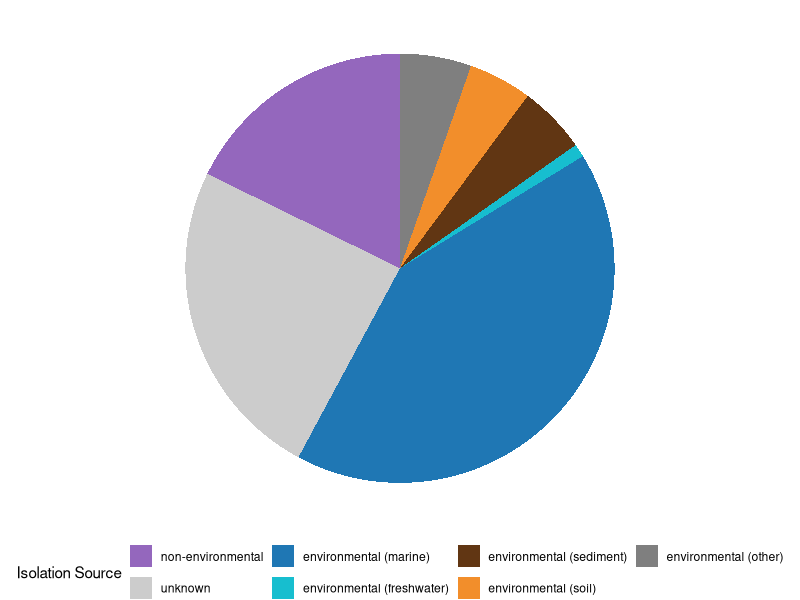
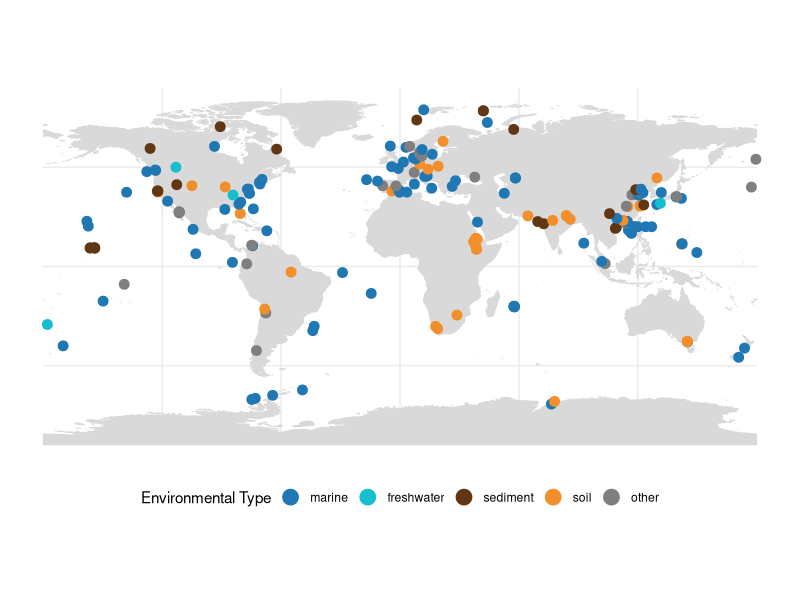
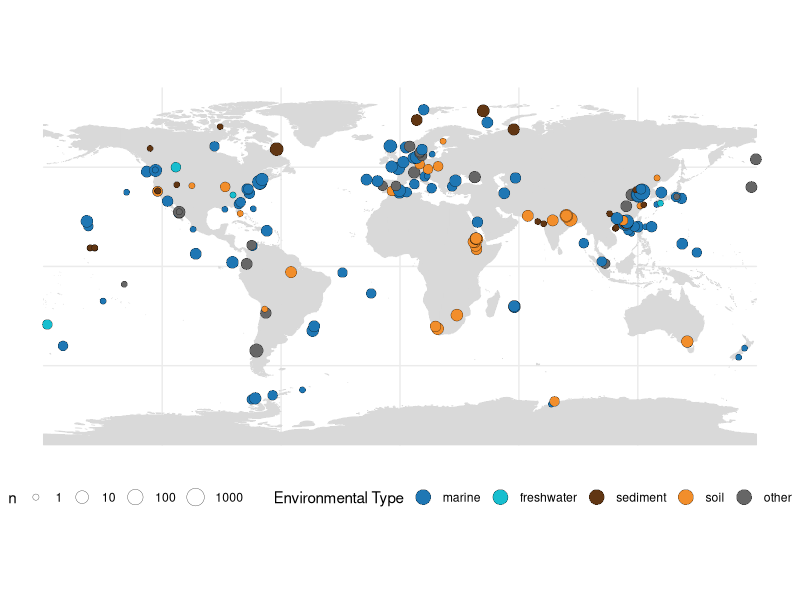

These figures' R source, in order:
# This script makes a map of the lat long coordinates of the NCBI metadata with the most common environmental source for each lat long point



###To do:
# add in isolates from Gradients 4, Puget Sound




# Load required libraries ----
library(here)
library(tidyverse)
library(rnaturalearthdata)
library(rnaturalearth)
library(ggplot2)

# Define a function to return the mode value from a vector of values ------
get_mode <- function(x) {
    ux <- unique(x)
    ux[which.max(tabulate(match(x, ux)))]
}

# Load the metadata file -----
dat <- read_csv(here("data", "intermediate", "ncbi_metadata_clean.csv"),
                     show_col_types = FALSE) %>%
    rename(assembly = assembly_accession)

## Source genomes of interest (directly from the homarine operon search results) -------
#TODO: Update this with new results from Oscar
genomes_oi <- read_delim(
    here(
        "data", 
        "intermediate", 
        "ncbi_genome_counts", 
        "ncbi_complete_homarine_operons_loci_with_taxonomy.txt"
        ), 
    delim = "\t",
    show_col_types = FALSE
) %>%
    select(Assembly) %>%
    distinct()

# Summarize data by isolation_source_mapped and environmental_source_mapped and make a pie plot
dat_pie <- dat %>%
    filter(assembly %in% genomes_oi$Assembly) %>%
    mutate(pie_section = 
               case_when(
            isolation_source_mapped == "non-environmental" ~ "non-environmental",
            isolation_source_mapped == "unknown" ~ "unknown",
            environmental_source_mapped == "marine" ~ "environmental (marine)",
            environmental_source_mapped == "freshwater" ~ "environmental (freshwater)",
            environmental_source_mapped == "sediment" ~ "environmental (sediment)",
            environmental_source_mapped == "soil" ~ "environmental (soil)",
            environmental_source_mapped == "other" ~ "environmental (other)"
            )
    ) %>%
    mutate(pie_section = 
               factor(pie_section, 
                      levels = c("non-environmental", "unknown", 
                                 "environmental (marine)", "environmental (freshwater)", "environmental (sediment)",
                                 "environmental (soil)", "environmental (other)")) )%>%
    group_by(pie_section) %>%
    summarise(n = n()) %>%
    ungroup() 

# Make pie plot
dat_pie %>%
    ggplot(aes(x = "", y = n, fill = pie_section)) +
    geom_bar(width = 1, stat = "identity") +
    coord_polar("y", start = 0) +
    theme_void() +
    theme(legend.position = "bottom") +
    scale_fill_manual(values = c("#9467BD", "grey80", "#1F77B4", "#17BECF", "#613613", "#F28E2B", "grey50")) +
    labs(fill = "Isolation Source") 


# Summarize by unique lat and lon, grabbing the most common environmental source for each
dat_plot2 <- dat %>%
    filter(assembly %in% genomes_oi$Assembly) %>%
    filter(isolation_source_mapped == "environmental") %>% # Only keep environmental sources
    # round lat and lon to 3 decimal places for plotting
    mutate(lat = round(lat, 3), lon = round(lon, 3)) %>%
    group_by(lat, lon) %>%
    summarise(
        n = n(),
        # TODO Change this to mode of environmental source or prepare for pie graphs
        environmental_source_mapped = get_mode(environmental_source_mapped)
    ) %>%
    ungroup() %>%
    # Make environmental_source_mapped factor
    mutate(environmental_source_mapped = factor(
        environmental_source_mapped,
        levels = 
            c(
            "marine", "freshwater", "sediment", "soil", "other"
        )))

# Plot the lat long on a map!
world <- ne_countries(scale = "medium", returnclass = "sf")

ncbi_map <- ggplot(data = world) +
    geom_sf(fill = "grey85", color = "grey85") +
    coord_sf() + 
    geom_point(
        data = dat_plot2, aes(x = lon, y = lat, color = environmental_source_mapped), size = 3
    ) +
    labs(
        color = "Environmental Type", # Add legend label
        x = "Longitude",
        y = "Latitude"
    ) +
    guides(color = guide_legend(override.aes = list(size = 5)))+
    scale_color_manual(values = c("#1F77B4", "#17BECF", "#613613", "#F28E2B", "grey50")) +
    theme_bw() +
    theme(
        panel.border = element_blank(),
        legend.position = "bottom",
        axis.title = element_blank(),
        axis.text = element_text(size = 7)
    )
ncbi_map



####Scale point size by n
ncbi_map_2 <- ggplot(data = world) +
    geom_sf(fill = "grey85", color = "grey85") +
    coord_sf() + 
    geom_point(
        data = dat_plot2, 
        aes(x = lon, y = lat, fill = environmental_source_mapped, size = n), shape = 21, stroke = 0.15) +
    labs(
        fill = "Environmental Type", # Add legend label
        x = "Longitude",
        y = "Latitude"
    ) +
    guides(fill = guide_legend(override.aes = list(size = 5)))+
    scale_fill_manual(values = c("#1F77B4", "#17BECF", "#613613", "#F28E2B", "grey40")) +
    scale_size_continuous(transform = "log10", range = c(2,6)) +
    theme_bw() +
    theme(
        panel.border = element_blank(),
        legend.position = "bottom",
        axis.title = element_blank(),
        axis.text = element_text(size = 7)
    )
ncbi_map_2

#ggsave(ncbi_map_2, filename = "figures/maps/ncbi_core4_map.png", dpi = 600, height = 7, width = 9, scale = 1.1)
